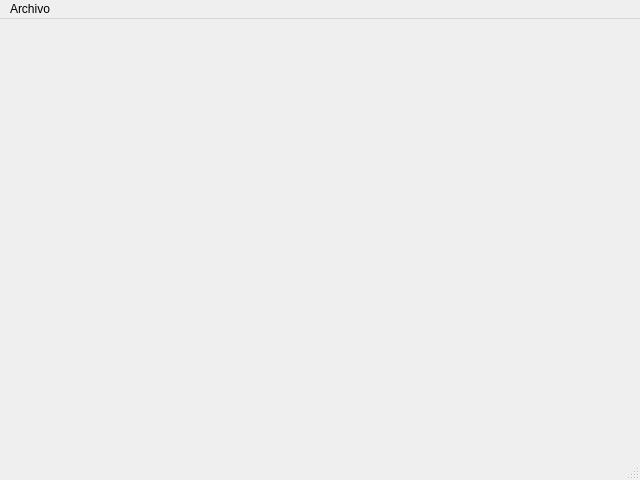
<?xml version="1.0" encoding="UTF-8"?>
<ui version="4.0">
 <class>MainWindow</class>
 <widget class="QMainWindow" name="MainWindow">
  <property name="geometry">
   <rect>
    <x>0</x>
    <y>0</y>
    <width>640</width>
    <height>480</height>
   </rect>
  </property>
  <property name="windowTitle">
   <string>TODOVENTAS - Todo lo que necesitas</string>
  </property>
  <widget class="QWidget" name="centralwidget"/>
  <widget class="QMenuBar" name="menubar">
   <property name="geometry">
    <rect>
     <x>0</x>
     <y>0</y>
     <width>640</width>
     <height>24</height>
    </rect>
   </property>
   <widget class="QMenu" name="menuArchivo">
    <property name="title">
     <string>Archivo</string>
    </property>
    <addaction name="actionSalir"/>
   </widget>
   <addaction name="menuArchivo"/>
  </widget>
  <widget class="QStatusBar" name="statusbar"/>
  <action name="actionSalir">
   <property name="checkable">
    <bool>true</bool>
   </property>
   <property name="text">
    <string>Salir</string>
   </property>
   <property name="shortcut">
    <string>Ctrl+W</string>
   </property>
  </action>
 </widget>
 <resources/>
 <connections/>
</ui>
